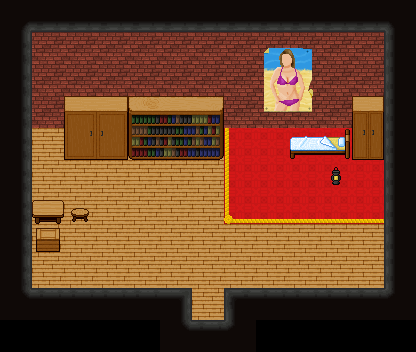

Tiled map render using the project's own tile images. Description and the map definition, with tile-layer contents summarised, below:
An orthogonal 13x11 tile map with 32x32 px tiles, 4 tile layers (Lower 1, Upper 1, Lower 2, Upper 2), 8 tilesets and 3 objects (teleport, trigger, event).

<map height="11" orientation="orthogonal" tileheight="32" tilewidth="32" version="1.0" width="13">
 <properties><property name="blended tiles" value="195,197,198,199,200,202,203,205,207,208,209,210,211,212,213,214,215,216,217,218,219,220,221,222,223,227,229,230,231,235,237,238,239,240,241,242,244,245,246,247,248,249,252,254,255,256,257,258,259,260,261,262,263,398,399,400,401,402,403,404,405,406,407,408,409" />
  <property name="bgm" value="music_haven" />
  <property name="minimap" value="graphic_minimap_l1_f1" />
  <property name="minimap_x1" value="87" />
  <property name="minimap_x2" value="108" />
  <property name="minimap_y1" value="117" />
  <property name="minimap_y2" value="138" />
 </properties>
 <tileset firstgid="1" name="blockboundBrickWall" tileheight="32" tilewidth="32">
  <image height="96" source="tilesets/blockbound/brickwall.png" width="128" />
  <tile id="0">
   <properties>
    <property name="x" value="" />
   </properties>
  </tile>
  <tile id="1">
   <properties>
    <property name="x" value="" />
   </properties>
  </tile>
  <tile id="2">
   <properties>
    <property name="x" value="" />
   </properties>
  </tile>
 </tileset>
 <tileset firstgid="13" name="blockboundBrownRock" tileheight="32" tilewidth="32">
  <image height="224" source="tilesets/blockbound/brownrock.png" trans="8080ff" width="320" />
  <tile id="30">
   <properties>
    <property name="x" value="" />
   </properties>
  </tile>
  <tile id="31">
   <properties>
    <property name="x" value="" />
   </properties>
  </tile>
  <tile id="32">
   <properties>
    <property name="x" value="" />
   </properties>
  </tile>
  <tile id="40">
   <properties>
    <property name="x" value="" />
   </properties>
  </tile>
  <tile id="41">
   <properties>
    <property name="x" value="" />
   </properties>
  </tile>
  <tile id="42">
   <properties>
    <property name="x" value="" />
   </properties>
  </tile>
  <tile id="50">
   <properties>
    <property name="top" value="" />
   </properties>
  </tile>
  <tile id="51">
   <properties>
    <property name="top" value="" />
   </properties>
  </tile>
  <tile id="52">
   <properties>
    <property name="top" value="" />
   </properties>
  </tile>
 </tileset>
 <tileset firstgid="83" name="blockboundRedRug" tileheight="32" tilewidth="32">
  <image height="96" source="tilesets/blockbound/redrug.png" width="96" />
 </tileset>
 <tileset firstgid="92" name="blockboundStoneFloor" tileheight="32" tilewidth="32">
  <image height="320" source="tilesets/blockbound/stonefloor.PNG" trans="8080ff" width="320" />
  <tile id="30">
   <properties>
    <property name="x" value="" />
   </properties>
  </tile>
  <tile id="31">
   <properties>
    <property name="x" value="" />
   </properties>
  </tile>
  <tile id="32">
   <properties>
    <property name="x" value="" />
   </properties>
  </tile>
  <tile id="40">
   <properties>
    <property name="x" value="" />
   </properties>
  </tile>
  <tile id="41">
   <properties>
    <property name="x" value="" />
   </properties>
  </tile>
  <tile id="42">
   <properties>
    <property name="x" value="" />
   </properties>
  </tile>
  <tile id="60">
   <properties>
    <property name="top" value="" />
   </properties>
  </tile>
  <tile id="61">
   <properties>
    <property name="top" value="" />
   </properties>
  </tile>
  <tile id="62">
   <properties>
    <property name="top" value="" />
   </properties>
  </tile>
 </tileset>
 <tileset firstgid="192" name="blockboundUpper" tileheight="32" tilewidth="32">
  <image height="288" source="tilesets/blockbound/upper.png" trans="8080ff" width="256" />
  <tile id="0">
   <properties>
    <property name="x" value="" />
   </properties>
  </tile>
  <tile id="1">
   <properties>
    <property name="x" value="" />
   </properties>
  </tile>
  <tile id="2">
   <properties>
    <property name="x" value="" />
   </properties>
  </tile>
  <tile id="3">
   <properties>
    <property name="x" value="" />
   </properties>
  </tile>
  <tile id="4">
   <properties>
    <property name="x" value="" />
   </properties>
  </tile>
  <tile id="8">
   <properties>
    <property name="x" value="" />
   </properties>
  </tile>
  <tile id="9">
   <properties>
    <property name="x" value="" />
   </properties>
  </tile>
  <tile id="10">
   <properties>
    <property name="x" value="" />
   </properties>
  </tile>
  <tile id="11">
   <properties>
    <property name="x" value="" />
   </properties>
  </tile>
  <tile id="12">
   <properties>
    <property name="x" value="" />
   </properties>
  </tile>
  <tile id="16">
   <properties>
    <property name="x" value="" />
   </properties>
  </tile>
  <tile id="17">
   <properties>
    <property name="x" value="" />
   </properties>
  </tile>
  <tile id="18">
   <properties>
    <property name="x" value="" />
   </properties>
  </tile>
  <tile id="19">
   <properties>
    <property name="x" value="" />
   </properties>
  </tile>
  <tile id="24">
   <properties>
    <property name="x" value="" />
   </properties>
  </tile>
  <tile id="25">
   <properties>
    <property name="x" value="" />
   </properties>
  </tile>
  <tile id="26">
   <properties>
    <property name="x" value="" />
   </properties>
  </tile>
  <tile id="27">
   <properties>
    <property name="x" value="" />
   </properties>
  </tile>
  <tile id="28">
   <properties>
    <property name="x" value="" />
   </properties>
  </tile>
  <tile id="32">
   <properties>
    <property name="x" value="" />
   </properties>
  </tile>
  <tile id="33">
   <properties>
    <property name="x" value="" />
   </properties>
  </tile>
  <tile id="34">
   <properties>
    <property name="x" value="" />
   </properties>
  </tile>
  <tile id="35">
   <properties>
    <property name="x" value="" />
   </properties>
  </tile>
  <tile id="36">
   <properties>
    <property name="x" value="" />
   </properties>
  </tile>
  <tile id="39">
   <properties>
    <property name="x" value="" />
   </properties>
  </tile>
  <tile id="40">
   <properties>
    <property name="x" value="" />
   </properties>
  </tile>
  <tile id="41">
   <properties>
    <property name="x" value="" />
   </properties>
  </tile>
  <tile id="42">
   <properties>
    <property name="x" value="" />
   </properties>
  </tile>
  <tile id="43">
   <properties>
    <property name="x" value="" />
   </properties>
  </tile>
  <tile id="44">
   <properties>
    <property name="x" value="" />
   </properties>
  </tile>
  <tile id="45">
   <properties>
    <property name="x" value="" />
   </properties>
  </tile>
  <tile id="46">
   <properties>
    <property name="x" value="" />
   </properties>
  </tile>
  <tile id="47">
   <properties>
    <property name="x" value="" />
   </properties>
  </tile>
 </tileset>
 <tileset firstgid="264" name="blockboundWoodFloor" tileheight="32" tilewidth="32">
  <image height="320" source="tilesets/blockbound/woodfloor.png" trans="8080ff" width="320" />
  <tile id="30">
   <properties>
    <property name="x" value="" />
   </properties>
  </tile>
  <tile id="31">
   <properties>
    <property name="x" value="" />
   </properties>
  </tile>
  <tile id="32">
   <properties>
    <property name="x" value="" />
   </properties>
  </tile>
  <tile id="40">
   <properties>
    <property name="x" value="" />
   </properties>
  </tile>
  <tile id="41">
   <properties>
    <property name="x" value="" />
   </properties>
  </tile>
  <tile id="42">
   <properties>
    <property name="x" value="" />
   </properties>
  </tile>
  <tile id="50">
   <properties>
    <property name="x" value="" />
   </properties>
  </tile>
  <tile id="51">
   <properties>
    <property name="x" value="" />
   </properties>
  </tile>
  <tile id="52">
   <properties>
    <property name="x" value="" />
   </properties>
  </tile>
  <tile id="60">
   <properties>
    <property name="top" value="" />
   </properties>
  </tile>
  <tile id="61">
   <properties>
    <property name="top" value="" />
   </properties>
  </tile>
  <tile id="62">
   <properties>
    <property name="top" value="" />
   </properties>
  </tile>
  <tile id="70">
   <properties>
    <property name="hole" value="" />
   </properties>
  </tile>
  <tile id="71">
   <properties>
    <property name="hole" value="" />
   </properties>
  </tile>
  <tile id="72">
   <properties>
    <property name="hole" value="" />
   </properties>
  </tile>
  <tile id="73">
   <properties>
    <property name="hole" value="" />
   </properties>
  </tile>
  <tile id="74">
   <properties>
    <property name="hole" value="" />
   </properties>
  </tile>
  <tile id="75">
   <properties>
    <property name="hole" value="" />
   </properties>
  </tile>
  <tile id="76">
   <properties>
    <property name="hole" value="" />
   </properties>
  </tile>
  <tile id="77">
   <properties>
    <property name="hole" value="" />
   </properties>
  </tile>
  <tile id="80">
   <properties>
    <property name="hole" value="" />
   </properties>
  </tile>
  <tile id="81">
   <properties>
    <property name="hole" value="" />
   </properties>
  </tile>
  <tile id="82">
   <properties>
    <property name="hole" value="" />
   </properties>
  </tile>
  <tile id="83">
   <properties>
    <property name="hole" value="" />
   </properties>
  </tile>
  <tile id="84">
   <properties>
    <property name="hole" value="" />
   </properties>
  </tile>
  <tile id="85">
   <properties>
    <property name="hole" value="" />
   </properties>
  </tile>
  <tile id="86">
   <properties>
    <property name="hole" value="" />
   </properties>
  </tile>
  <tile id="87">
   <properties>
    <property name="hole" value="" />
   </properties>
  </tile>
  <tile id="90">
   <properties>
    <property name="hole" value="" />
   </properties>
  </tile>
  <tile id="91">
   <properties>
    <property name="hole" value="" />
   </properties>
  </tile>
  <tile id="92">
   <properties>
    <property name="hole" value="" />
   </properties>
  </tile>
  <tile id="93">
   <properties>
    <property name="hole" value="" />
   </properties>
  </tile>
  <tile id="94">
   <properties>
    <property name="hole" value="" />
   </properties>
  </tile>
  <tile id="95">
   <properties>
    <property name="hole" value="" />
   </properties>
  </tile>
  <tile id="96">
   <properties>
    <property name="hole" value="" />
   </properties>
  </tile>
 </tileset>
 <tileset firstgid="364" name="blockboundCeiling" tileheight="32" tilewidth="32">
  <image height="96" source="tilesets/blockbound/ceiling.png" trans="8080ff" width="160" />
  <tile id="0">
   <properties>
    <property name="x" value="" />
   </properties>
  </tile>
  <tile id="1">
   <properties>
    <property name="x" value="" />
   </properties>
  </tile>
  <tile id="2">
   <properties>
    <property name="x" value="" />
   </properties>
  </tile>
  <tile id="3">
   <properties>
    <property name="x" value="" />
   </properties>
  </tile>
  <tile id="4">
   <properties>
    <property name="x" value="" />
   </properties>
  </tile>
  <tile id="5">
   <properties>
    <property name="x" value="" />
   </properties>
  </tile>
  <tile id="6">
   <properties>
    <property name="x" value="" />
   </properties>
  </tile>
  <tile id="7">
   <properties>
    <property name="x" value="" />
   </properties>
  </tile>
  <tile id="8">
   <properties>
    <property name="x" value="" />
   </properties>
  </tile>
  <tile id="9">
   <properties>
    <property name="x" value="" />
   </properties>
  </tile>
  <tile id="10">
   <properties>
    <property name="x" value="" />
   </properties>
  </tile>
  <tile id="11">
   <properties>
    <property name="x" value="" />
   </properties>
  </tile>
  <tile id="12">
   <properties>
    <property name="x" value="" />
   </properties>
  </tile>
  <tile id="13">
   <properties>
    <property name="x" value="" />
   </properties>
  </tile>
  <tile id="14">
   <properties>
    <property name="x" value="" />
   </properties>
  </tile>
 </tileset>
 <tileset firstgid="379" name="blockboundQuarryCeiling" tileheight="32" tilewidth="32">
  <image height="96" source="tilesets/blockbound/quarryroof.png" trans="8080ff" width="160" />
  <tile id="0">
   <properties>
    <property name="x" value="" />
   </properties>
  </tile>
  <tile id="2">
   <properties>
    <property name="x" value="" />
   </properties>
  </tile>
  <tile id="3">
   <properties>
    <property name="x" value="" />
   </properties>
  </tile>
  <tile id="4">
   <properties>
    <property name="x" value="" />
   </properties>
  </tile>
  <tile id="5">
   <properties>
    <property name="x" value="" />
   </properties>
  </tile>
  <tile id="6">
   <properties>
    <property name="x" value="" />
   </properties>
  </tile>
  <tile id="7">
   <properties>
    <property name="x" value="" />
   </properties>
  </tile>
  <tile id="9">
   <properties>
    <property name="x" value="" />
   </properties>
  </tile>
  <tile id="10">
   <properties>
    <property name="x" value="" />
   </properties>
  </tile>
  <tile id="11">
   <properties>
    <property name="x" value="" />
   </properties>
  </tile>
  <tile id="12">
   <properties>
    <property name="x" value="" />
   </properties>
  </tile>
  <tile id="13">
   <properties>
    <property name="x" value="" />
   </properties>
  </tile>
  <tile id="14">
   <properties>
    <property name="x" value="" />
   </properties>
  </tile>
 </tileset>
 <layer height="11" name="Lower 1" width="13">
  <properties>
   <property name="layer" value="5" />
   <property name="z" value="0" />
  <property name="layer" value="5" /></properties>
  <data>[143 cells, 133 non-empty, 16 distinct tile ids]</data>
 </layer>
 <layer height="11" name="Upper 1" width="13">
  <properties>
   <property name="layer" value="4" />
   <property name="z" value=".5" />
  <property name="layer" value="4" /></properties>
  <data>[143 cells, 24 non-empty, 24 distinct tile ids]</data>
 </layer>
 <objectgroup height="11" name="Event 1" width="13">
  <properties>
   <property name="layer" value="3" />
   <property name="z" value=".5" />
  <property name="layer" value="3" /></properties>
  <object height="16" name="Teleport" type="teleport" width="32" x="192" y="304">
   <properties>
    <property name="id" value="map_havenWestHall" />
    <property name="x" value="17" />
    <property name="y" value="4" />
   </properties>
  </object>
  <object height="32" name="Trigger" type="trigger" width="32" x="0" y="0">
   <properties>
    <property name="auto" value="" />
    <property name="id" value="scene_event_room_waldy" />
   </properties>
  </object>
  <object height="32" name="DragonBeetle" type="event" width="32" x="32" y="160">
   <properties>
    <property name="key" value="enemy_dragon_beetle" />
    <property name="respawns" value="" />
    <property name="switch" value="intro_done" />
   </properties>
  </object>
 </objectgroup>
 <layer height="11" name="Lower 2" width="13">
  <properties>
   <property name="layer" value="2" />
   <property name="z" value="1" />
  <property name="layer" value="2" /></properties>
  <data>[143 cells, 0 non-empty, 0 distinct tile ids]</data>
 </layer>
 <layer height="11" name="Upper 2" width="13">
  <properties>
   <property name="layer" value="1" />
   <property name="z" value="1.5" />
  <property name="layer" value="1" /></properties>
  <data>[143 cells, 0 non-empty, 0 distinct tile ids]</data>
 </layer>
 <objectgroup height="11" name="Event 2" width="13">
  <properties>
   <property name="layer" value="0" />
   <property name="z" value="1.5" />
  <property name="layer" value="0" /></properties>
 </objectgroup>
</map>
